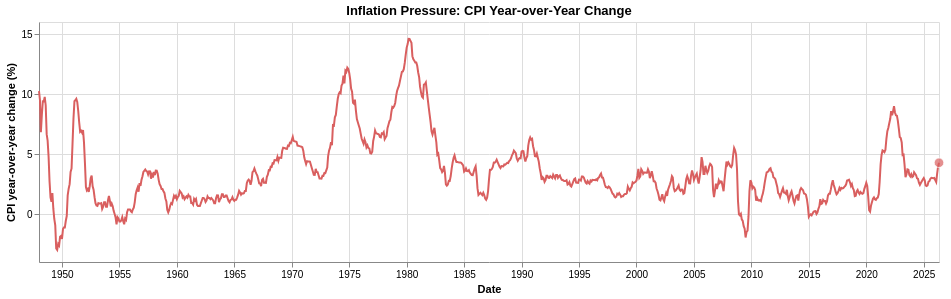

Source (notebook cell):
### Markdown cell above
### Inflation / CPI Context

Year-over-year CPI inflation captures cost-of-living pressure. Higher inflation can squeeze household budgets even when income or debt measures look stable.

### Code cell
inflation_cpi_yoy_chart = make_latest_line_chart(
    cpi_yoy, "cpi_yoy", "Inflation Pressure: CPI Year-over-Year Change", "CPI year-over-year change (%)", line_color="#d95f5f"
)
display(inflation_cpi_yoy_chart)

### Figure 1 — Vega-Lite specification as saved in the notebook (floating-point values rounded to 4 significant figures; data arrays with more than 128 entries replaced by an {"elided": "..."} marker saying what was removed)
{"config": {"view": {"continuousWidth": 300, "continuousHeight": 300}}, "layer": [{"data": {"name": "data-ae70ca252c24502e7b0cc74d7fe85bed"}, "mark": {"type": "line", "color": "#d95f5f", "strokeWidth": 2}, "encoding": {"tooltip": [{"field": "observation_date", "format": "%Y-%m-%d", "title": "Date", "type": "temporal"}, {"field": "cpi_yoy", "format": ".2f", "title": "CPI year-over-year change (%)", "type": "quantitative"}], "x": {"field": "observation_date", "title": "Date", "type": "temporal"}, "y": {"field": "cpi_yoy", "scale": {"zero": false}, "title": "CPI year-over-year change (%)", "type": "quantitative"}}}, {"data": {"name": "data-53065bf6625c4d75b3abc3a220eed73f"}, "mark": {"type": "circle", "color": "#d95f5f", "size": 90, "stroke": "white", "strokeWidth": 1}, "encoding": {"tooltip": [{"field": "observation_date", "format": "%Y-%m-%d", "title": "Latest date", "type": "temporal"}, {"field": "cpi_yoy", "format": ".2f", "title": "Latest value", "type": "quantitative"}], "x": {"field": "observation_date", "type": "temporal"}, "y": {"field": "cpi_yoy", "type": "quantitative"}}}], "height": 240, "title": "Inflation Pressure: CPI Year-over-Year Change", "width": 900, "$schema": "https://vega.github.io/schema/vega-lite/v6.4.1.json", "datasets": {"data-ae70ca252c24502e7b0cc74d7fe85bed": {"elided": "940 records"}, "data-53065bf6625c4d75b3abc3a220eed73f": [{"observation_date": "2026-05-01T00:00:00", "CPIAUCSL": 334.0, "cpi_yoy": 4.27}]}}
